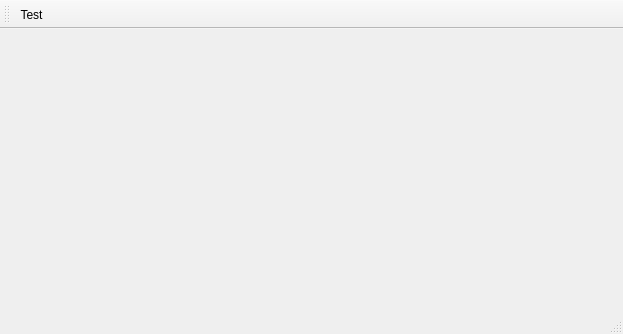
<?xml version="1.0" encoding="UTF-8"?>
<ui version="4.0">
 <class>MainWindow</class>
 <widget class="QMainWindow" name="MainWindow">
  <property name="geometry">
   <rect>
    <x>0</x>
    <y>0</y>
    <width>623</width>
    <height>334</height>
   </rect>
  </property>
  <property name="windowTitle">
   <string>MainWindow</string>
  </property>
  <widget class="QWidget" name="centralWidget"/>
  <widget class="QMenuBar" name="menuBar">
   <property name="geometry">
    <rect>
     <x>0</x>
     <y>0</y>
     <width>623</width>
     <height>22</height>
    </rect>
   </property>
  </widget>
  <widget class="QStatusBar" name="statusBar"/>
  <widget class="QToolBar" name="toolBar">
   <property name="acceptDrops">
    <bool>false</bool>
   </property>
   <property name="windowTitle">
    <string>toolBar</string>
   </property>
   <attribute name="toolBarArea">
    <enum>TopToolBarArea</enum>
   </attribute>
   <attribute name="toolBarBreak">
    <bool>false</bool>
   </attribute>
   <addaction name="actionTest"/>
  </widget>
  <action name="actionTest">
   <property name="checkable">
    <bool>true</bool>
   </property>
   <property name="icon">
    <iconset>
     <normaloff>../../C++/Up/Up/Images/Disk.png</normaloff>../../C++/Up/Up/Images/Disk.png</iconset>
   </property>
   <property name="text">
    <string>Test</string>
   </property>
   <property name="visible">
    <bool>true</bool>
   </property>
   <property name="menuRole">
    <enum>QAction::ApplicationSpecificRole</enum>
   </property>
  </action>
 </widget>
 <layoutdefault spacing="6" margin="11"/>
 <resources/>
 <connections/>
</ui>
